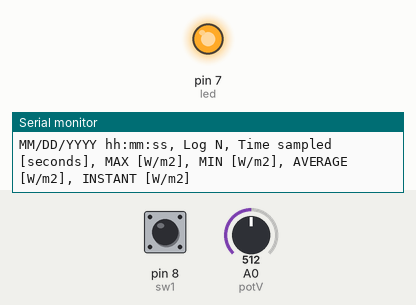
Bench run of a sketch on a simulated Arduino Uno, built with avr-gcc and run on an emulated ATmega328P. Shown: output pins drawn as LEDs (lit = HIGH), the last lines printed to the serial monitor. The test bench sets the inputs (shaded band); at power-on: pin 8 (sw1) HIGH, A0 (potV) = 512. The local clock reads 2024-03-15 10:24:30 at power-on unless the sketch sets it; storage starts empty.

Above: at 1.2 s.
1.3 s: pin 8 (sw1) pulled LOW for 0.15 s
At 2.2 s:
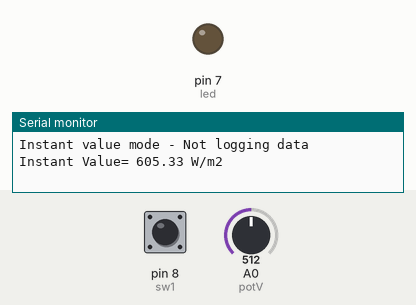
3.9 s: pin 8 (sw1) pulled LOW for 3.2 s
At 8.6 s:
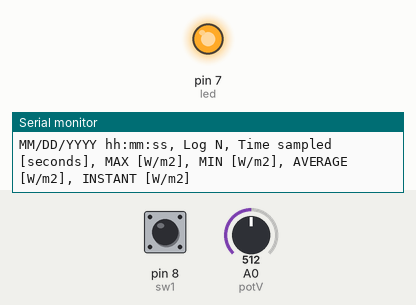
9.5 s: pin 8 (sw1) pulsed LOW 2 times (0.12 s each, 0.3 s apart)
At 10.1 s:
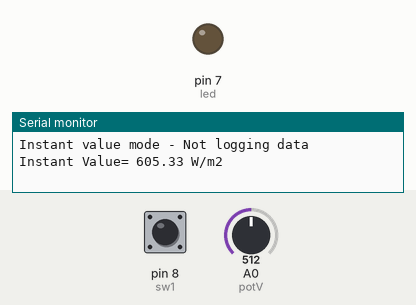
13.1 s: pin 8 (sw1) pulsed LOW 5 times (0.12 s each, 0.3 s apart)
At 15.1 s:
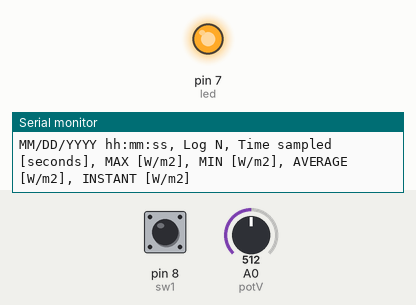
Timing chart, 0 to 16.6 s (numbered marks = the images above; inputs shaded):
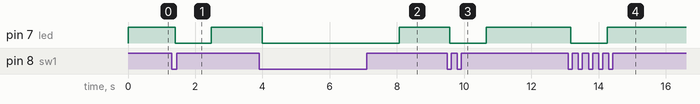

Measured:
- after the input at 1.3 s, pin 7 (led): HIGH → LOW after 0.11 s, → HIGH 1.1 s later
- after the input at 3.9 s, pin 7 (led): HIGH → LOW after 0.09 s, → HIGH 4.1 s later
- after the input at 9.5 s, pin 7 (led): HIGH → LOW after 0.08 s, → HIGH 1.1 s later
- after the input at 13.1 s, pin 7 (led): HIGH → LOW after 0.08 s, → HIGH 1.1 s later

The sketch:

Data_logger_Radiometer_v3_RTCSD_Gain.ino
```cpp
/*
Radiometer DAC Reader V5.0

STATUS: Stable

For use with Eppley PSP radiometer

Equipment:
Arduino UNO
    R1, R2, R3,
    Pot1, Pot2, Pot3
    SW1
    LCD Display

2.5-5VDC supply
USEA Single-Ended Sensor Amplifier (Dual Op Amp Package)
    Av = 500
    SW1: 0000
    SW2: 0111


Primary Author: Christian Saiz
Secondary/Revisor: Diego Ugaz

*/

// SD card board libraries
#include <SPI.h>
#include <SD.h>

// RTC libraries
#include <Wire.h>
#include <TimeLib.h>
#include <DS1307RTC.h>


#define potV A0
#define sw1 8
#define led 7


int const n = 10; // Number of samples to average - 10*100ms = 1 sec
int t_sample = 100; // time between samples within average function in SECONDS


//for non-linear gain compensation
float analog_Max = 0.0;
float analog_Min = 0.0;float analog_Ave = 0.0;
float analog_Inst = 0.0;

int value = 0; // raw analog value
bool state = 0; // switch state
double val = 0.0;
double irrad = 0.0;
double DtA = 5.0/1024.0;
double rem_Gain = (1.0/500.00);
double irrScale = (1000000.0/8.26);

float irrad_Max = 0.0;
float irrad_Min = 0.0;
float irrad_Ave = 0.0;
float irrad_Inst = 0.0;

//constants for non-linear models of Amplifier output
const float alpha1 = 0.3380; // constant coefficient of exponential model 1
const float Beta1 = 1.8839; //from 1/0.5308; exponent constant
const float alpha2 = 0.3643; // constant coefficient of exponential model 2
const float Beta2 = 1.1125; //from 1./0.8989; exponent constant

const int chipSelect = 10; // Enable SD board with pin 10 arduino or 16 chip atmega


String MonthString = "";
String DayString = "";
String YearString = "";
String HourString = "";
String MinuteString = "";
String SecondString = "";

// -----------------------------------------------------------------------------------------------------------------------

void setup()
{
  Serial.begin(9600);

  pinMode(potV,INPUT); // analog input value for voltage reading
  pinMode(led,OUTPUT); // led witness for average measures
  digitalWrite(led,LOW);


  pinMode(sw1,INPUT_PULLUP); // switch 1
  state = 0; // Start with instant values

  //setTime(14,15,0,4,2,2020); // set time when needed (h,m,s,dd,mm,yyyy)--> delete slashes to set new time and date
  //RTC.set(now()); // set time when needed --> delete slashes idem


}

// -----------------------------------------------------------------------------------------------------------------------

void loop()
{

  // INSTANT/AVERAGE Measurement Modes
  state = digitalRead(sw1); //Switch between AVERAGE and INSTANT mode - SW1 uses the built in pullup resistor, so HIGH means no input and LOW connected to ground

  // HIGH||LOW <-> Averaging||Instant
  while(state)
  {

  digitalWrite(led,HIGH);

  //START Test SD card
  Serial.println("");
  Serial.print("Initializing SD card...");

  // see if the card is present and can be initialized:
  if (!SD.begin(chipSelect)) {
    Serial.println("Card failed, or not present");
    // don't do anything more:
    while (1);
  }
  Serial.println("card initialized.");
  //END Test SD card

  // START MAIN LOOP
  for(int j = 0; state ; j++){


  if( j == 0){ // START if - Write headline in SD card only at the beginning of average sampling mode

  //String with headline
  //dataString1 = "MM/DD/YYYY hh:mm:ss, Log number, Samples, Time sampled [seconds], MAX [W/m2], MIN [W/m2], AVERAGE [W/m2], INSTANT [W/m2]";

  //Open SD file on SD card
  File dataFile = SD.open("datalog.txt", FILE_WRITE);
  // if the file is available, write to it:
  if (dataFile) {
    dataFile.println("");
    dataFile.println("--------------------------------------------------------------------------------------------------------");
    dataFile.print("Samples to average: "); dataFile.print(n); dataFile.print(", Time between samples [milliseconds]: "); dataFile.println(t_sample);
    dataFile.println("");
    dataFile.println("MM/DD/YYYY hh:mm:ss, Log N, Time sampled [seconds], MAX [W/m2], MIN [W/m2], AVERAGE [W/m2], INSTANT [W/m2]");
    dataFile.close();
    // print to the serial port too:
    Serial.println("");
    Serial.println("--------------------------------------------------------------------------------------------------------");
    Serial.print("Samples to average: "); Serial.print(n); Serial.print(", Time between samples [milliseconds]: "); Serial.println(t_sample);
    Serial.println("");
    Serial.println("MM/DD/YYYY hh:mm:ss, Log N, Time sampled [seconds], MAX [W/m2], MIN [W/m2], AVERAGE [W/m2], INSTANT [W/m2]");
  }
  // if the file isn't open, pop up an error:
  else
  {
    Serial.println("error opening datalog.txt");
  }
  }
  // END if - headline

  if ( j== 3600) { j=0; } // Once log number reaches 3600 (after 1h), start over. This is to avoid very large numbers

    float t_start = millis(); // check sampling time START


// START Sampling
// ---------------------------------------------------------

  int AVG = 0;
  double SUM = 0;
  int BATCH[n] = {0};
  int MIN = 2000; // Minimum value of the batch
  int MAX = 0; // Maximum value of the batch
  int INST = 0; // First value or instant value for the 15 min sample period
  String dataString = ""; // String to write in SD card

  state = digitalRead(sw1); //Switch between AVERAGE and INSTANT mode

  // average "n" samples of voltage reading and gets Min, Max, and instant value
  for(int i = 0; (i < n)&&(state); i++)
  {
    BATCH[i] = analogRead(potV);

    delay(t_sample);

    SUM = BATCH[i] + SUM; // sum the n values to later average


  // START - MIN value

      if ( BATCH[i] < MIN)
      {
        MIN = BATCH[i];
      }

   // END - MIN value


  // START - MAX value

    if ( BATCH[i] > MAX)
      {
        MAX = BATCH[i];
      }

   // END - MAX value

   INST = BATCH[0]; // Instant value is the first sample of the batch


   //Start Date and time function
// ---------------------------------------------------------
  tmElements_t tm;

  if ( i == 0 ) { // Save date and time only at the beginning


  RTC.read(tm); // Read time funcion

  //Conversion of date and time to string
  MonthString = String(tm.Month);
  DayString = String(tm.Day);
  YearString = String(tmYearToCalendar(tm.Year));

  if ( (tm.Hour >= 0)&&(tm.Hour < 10)){ HourString = "0" + String(tm.Hour); } else { HourString = String(tm.Hour); }
  if ( (tm.Minute >= 0)&&(tm.Minute < 10)){ MinuteString = "0" + String(tm.Minute); } else { MinuteString = String(tm.Minute); }
  if ( (tm.Second >= 0)&&(tm.Second < 10)){ SecondString = "0" + String(tm.Second); } else { SecondString = String(tm.Second); }


  }
// ---------------------------------------------------------
//End Date and time function

  state=digitalRead(sw1); // check if switch is still in Average mode

  }

  AVG = round(SUM/n); // average of n values

  state=digitalRead(sw1); // check if switch is still in Average mode

// END Sampling

    // Conversion of values to W/m2
    // Adjusted for applying gain correction from non-linear amplifier gain response
    analog_Max = MAX*DtA;
    if(analog_Max<0.4)
    {
      analog_Max = pow((analog_Max/alpha1),Beta1);//root -0.469 of analog_Max/337.95
      irrad_Max = analog_Max*irrScale;
    }
    else if((analog_Max>=0.4)&&(analog_Max<1.8))
    {
      analog_Max = pow((analog_Max/alpha2),Beta2);//root -0.101 of analog_Max/364.29
      irrad_Max = analog_Max*irrScale;
    }
    else
      irrad_Max = analog_Max*rem_Gain*irrScale;


    analog_Min = MIN*DtA;
    if(analog_Min<0.4)
    {
      analog_Min = pow((analog_Max/alpha1),Beta1);//root -0.469 of analog_Min/337.95
      irrad_Min = analog_Min*irrScale;
    }
    else if((analog_Min>=0.4)&&(analog_Min<1.8))
    {
      analog_Min = pow((analog_Max/alpha2),Beta2);//root -0.101 of analog_Min/364.29
      irrad_Min = analog_Min*irrScale;
    }
    else
      irrad_Min = analog_Min*rem_Gain*irrScale;

    analog_Ave = AVG*DtA;
    if(analog_Ave<0.4)
    {
      analog_Ave = pow((analog_Max/alpha1),Beta1);//root -0.469 of analog_Ave/337.95
      irrad_Ave = analog_Ave*irrScale;
    }
    else if((analog_Ave>=0.4)&&(analog_Ave<1.8))
    {
      analog_Ave = pow((analog_Max/alpha2),Beta2);//root -0.101 of analog_Ave/364.29
      irrad_Ave = analog_Ave*irrScale;
    }
    else
      irrad_Ave = analog_Ave*rem_Gain*irrScale;

    analog_Inst = INST*DtA;
    if(analog_Inst<0.4)
    {
      analog_Inst = pow((analog_Max/alpha1),Beta1);//root -0.469 of analog_Inst/337.95
      irrad_Inst = analog_Inst*irrScale;
    }
    else if((analog_Inst>=0.4)&&(analog_Inst<1.8))
    {
      analog_Inst = pow((analog_Max/alpha2),Beta2);//root -0.101 of analog_Inst/364.29
      irrad_Inst = analog_Inst*irrScale;
    }
    else
      irrad_Inst = analog_Inst*rem_Gain*irrScale;

    float t_end = millis(); // check sampling time END
    float t_dif = (t_end - t_start)/1000.0 ; // Total sampling time in seconds

  //Conversion of values to string format
  String irrad_MaxString = String(irrad_Max);
  String irrad_MinString = String(irrad_Min);
  String irrad_AveString = String(irrad_Ave);
  String irrad_InstString = String(irrad_Inst);
  //String nString = String(n);
  String t_difString = String(t_dif);
  String jString = String(j+1);

  //dataString =""; // initialize string
  //Save string with concatenated values
  //dataString = MonthString +"/"+ DayString +"/"+ YearString +" "+ HourString +":"+ MinuteString +":"+ SecondString + ", " + jString + ", " + nString + ", " + t_difString + ", " + irrad_MaxString + ", " + irrad_MinString + ", " + irrad_AveString + ", " + irrad_InstString + '\0'   ;

  //Open SD file on SD card
  File dataFile = SD.open("datalog.txt", FILE_WRITE);
  // if the file is available, write to it:
  if (dataFile) {
    dataFile.print(MonthString); dataFile.print("/"); dataFile.print(DayString); dataFile.print("/"); dataFile.print(YearString); dataFile.print(", ");
    dataFile.print(HourString); dataFile.print(":"); dataFile.print(MinuteString); dataFile.print(":"); dataFile.print(SecondString); dataFile.print(", ");

    dataFile.print(jString); dataFile.print(", "); dataFile.print(t_difString); dataFile.print(", ");

    dataFile.print(irrad_MaxString); dataFile.print(", "); dataFile.print(irrad_MinString); dataFile.print(", ");
    dataFile.print(irrad_AveString); dataFile.print(", "); dataFile.print(irrad_InstString); dataFile.println("");


    dataFile.close();

    //Print in Serial COM
    Serial.print(MonthString); Serial.print("/"); Serial.print(DayString); Serial.print("/"); Serial.print(YearString); Serial.print(" ");
    Serial.print(HourString); Serial.print(":"); Serial.print(MinuteString); Serial.print(":"); Serial.print(SecondString); Serial.print(", ");
    Serial.print(j+1); Serial.print(", ");
    Serial.print(t_dif,1); Serial.print(", ");
    Serial.print(irrad_Max,1); Serial.print(", ");
    Serial.print(irrad_Min,1); Serial.print(", ");
    Serial.print(irrad_Ave,1); Serial.print(", ");
    Serial.println(irrad_Inst,1);
  }
  // if the file isn't open, pop up an error:
  else {
    Serial.println("error opening datalog.txt");
  }


   state=digitalRead(sw1); // check if switch is still in Average mode
 }

   state=digitalRead(sw1); // check if switch is still in Average mode


  } // END AVERAGE MAIN LOOP


  // Instant Value Mode

  while(!state)
  {

  digitalWrite(led,LOW); // Turn led off if not in average mode

  // START Instant value counter
  for( int k=0 ; !state ; k++){

  if( k == 0) // Print change of mode only at the beginning
  {

  Serial.println(""); Serial.println(""); Serial.println("");
  Serial.println("Instant value mode - Not logging data");
  Serial.println(""); Serial.println("");
  }

  Serial.print("Instant Value= ");

  irrad = 0;

  value = analogRead(potV); // read analog input in pot (A5) (0-1023)
  irrad = value*DtA*rem_Gain*irrScale; //Scale out to W/m2

  Serial.print(irrad);
  Serial.println(" W/m2");


  delay(1000);
  state=digitalRead(sw1); // check if switch is still in Instant mode

  } // END Instant value counter
  }  // END while

}
```
